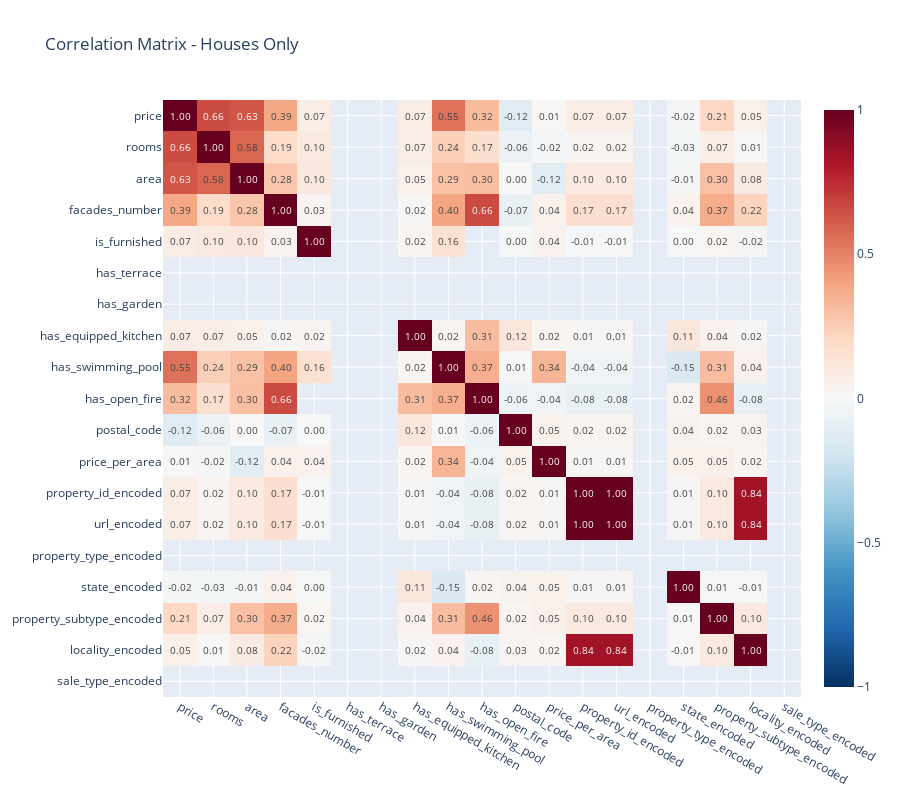

The notebook cell saved with this chart:
### Code cell
# Filter for Houses
df_houses = df_analysis[df_analysis['property_type'] == 'House'][numerical_cols]
corr_houses = df_houses.corr()

# Create heatmap for Houses
fig_houses = px.imshow(corr_houses, 
                       text_auto='.2f',
                       aspect='auto',
                       color_continuous_scale='RdBu_r',
                       color_continuous_midpoint=0,
                       title='Correlation Matrix - Houses Only')

fig_houses.update_layout(width=900, height=800)
fig_houses.show()

### Figure 1 — Plotly figure (JSON) as saved in the notebook; plotly's stock layout.template omitted (floating-point values rounded to 4 significant figures; data arrays with more than 128 entries replaced by an {"elided": "..."} marker saying what was removed)
{"data": [{"coloraxis": "coloraxis", "hovertemplate": "x: %{x}<br>y: %{y}<br>color: %{z}<extra></extra>", "name": "0", "texttemplate": "%{z:.2f}", "type": "heatmap", "x": ["price", "rooms", "area", "facades_number", "is_furnished", "has_terrace", "has_garden", "has_equipped_kitchen", "has_swimming_pool", "has_open_fire", "postal_code", "price_per_area", "property_id_encoded", "url_encoded", "property_type_encoded", "state_encoded", "property_subtype_encoded", "locality_encoded", "sale_type_encoded"], "xaxis": "x", "y": ["price", "rooms", "area", "facades_number", "is_furnished", "has_terrace", "has_garden", "has_equipped_kitchen", "has_swimming_pool", "has_open_fire", "postal_code", "price_per_area", "property_id_encoded", "url_encoded", "property_type_encoded", "state_encoded", "property_subtype_encoded", "locality_encoded", "sale_type_encoded"], "yaxis": "y", "z": {"elided": "19x19 float values"}}], "layout": {"coloraxis": {"cmid": 0, "colorscale": [[0, "rgb(5,48,97)"], [0.1, "rgb(33,102,172)"], [0.2, "rgb(67,147,195)"], [0.3, "rgb(146,197,222)"], [0.4, "rgb(209,229,240)"], [0.5, "rgb(247,247,247)"], [0.6, "rgb(253,219,199)"], [0.7, "rgb(244,165,130)"], [0.8, "rgb(214,96,77)"], [0.9, "rgb(178,24,43)"], [1, "rgb(103,0,31)"]]}, "height": 800, "title": {"text": "Correlation Matrix - Houses Only"}, "width": 900, "xaxis": {"anchor": "y", "domain": [0, 1]}, "yaxis": {"anchor": "x", "autorange": "reversed", "domain": [0, 1]}}}
